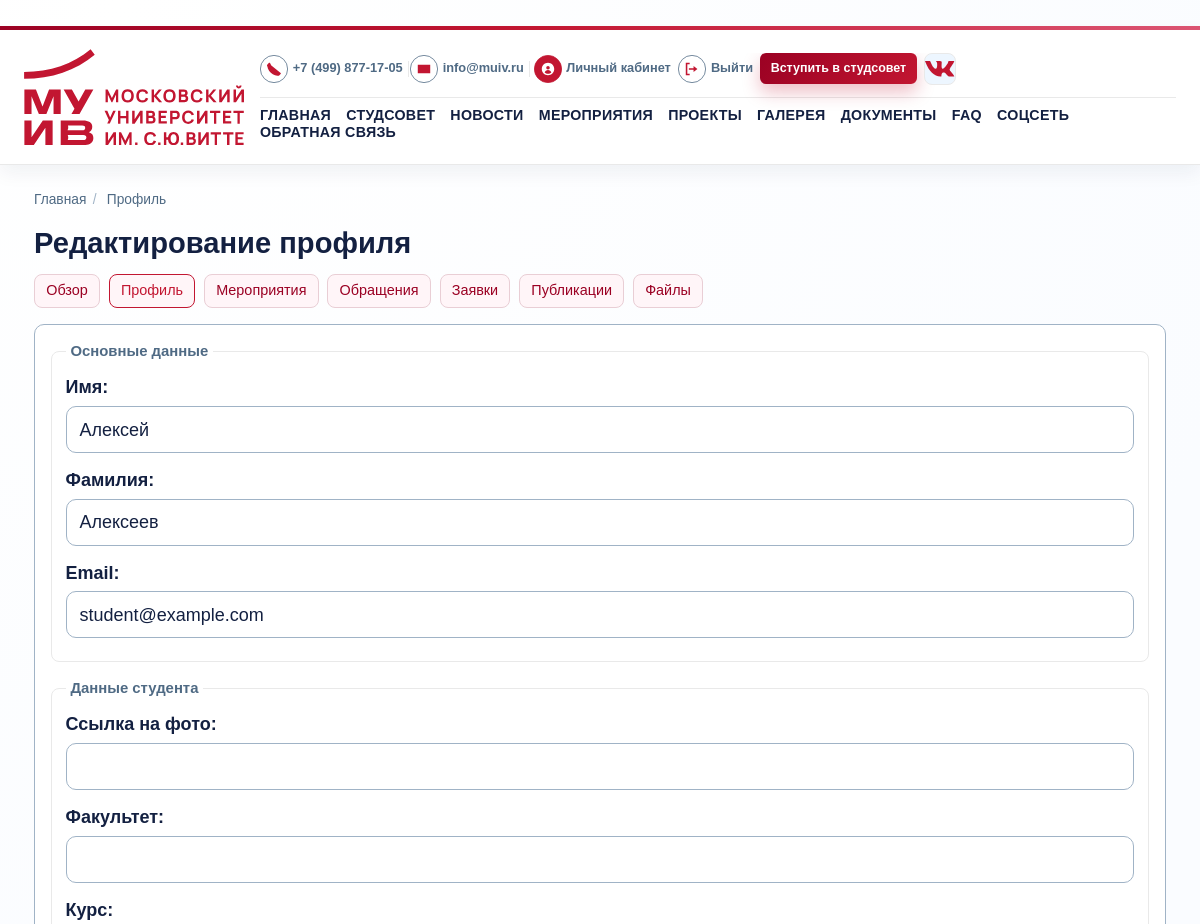
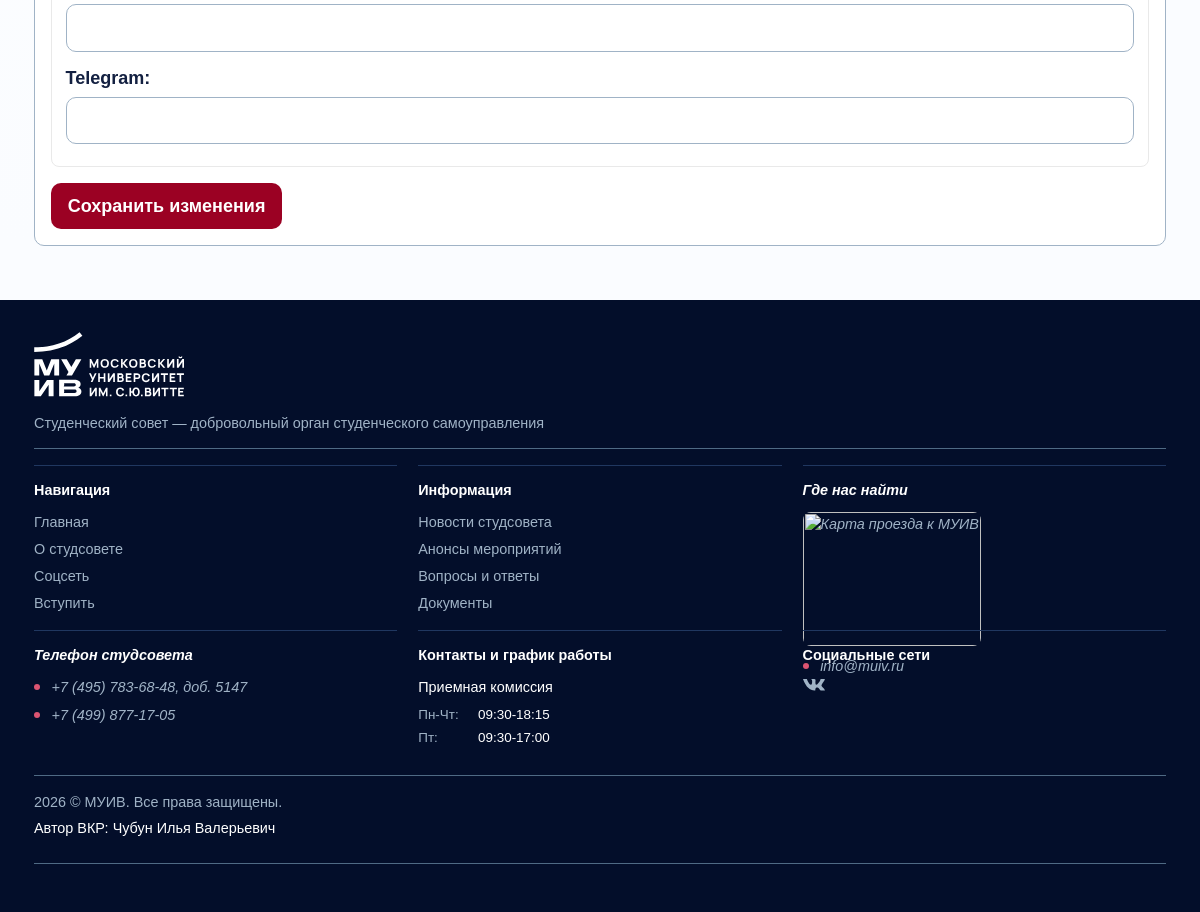
The page /cabinet/profile/ (signed in) on the database as committed earlier (2 pictures, top to bottom).
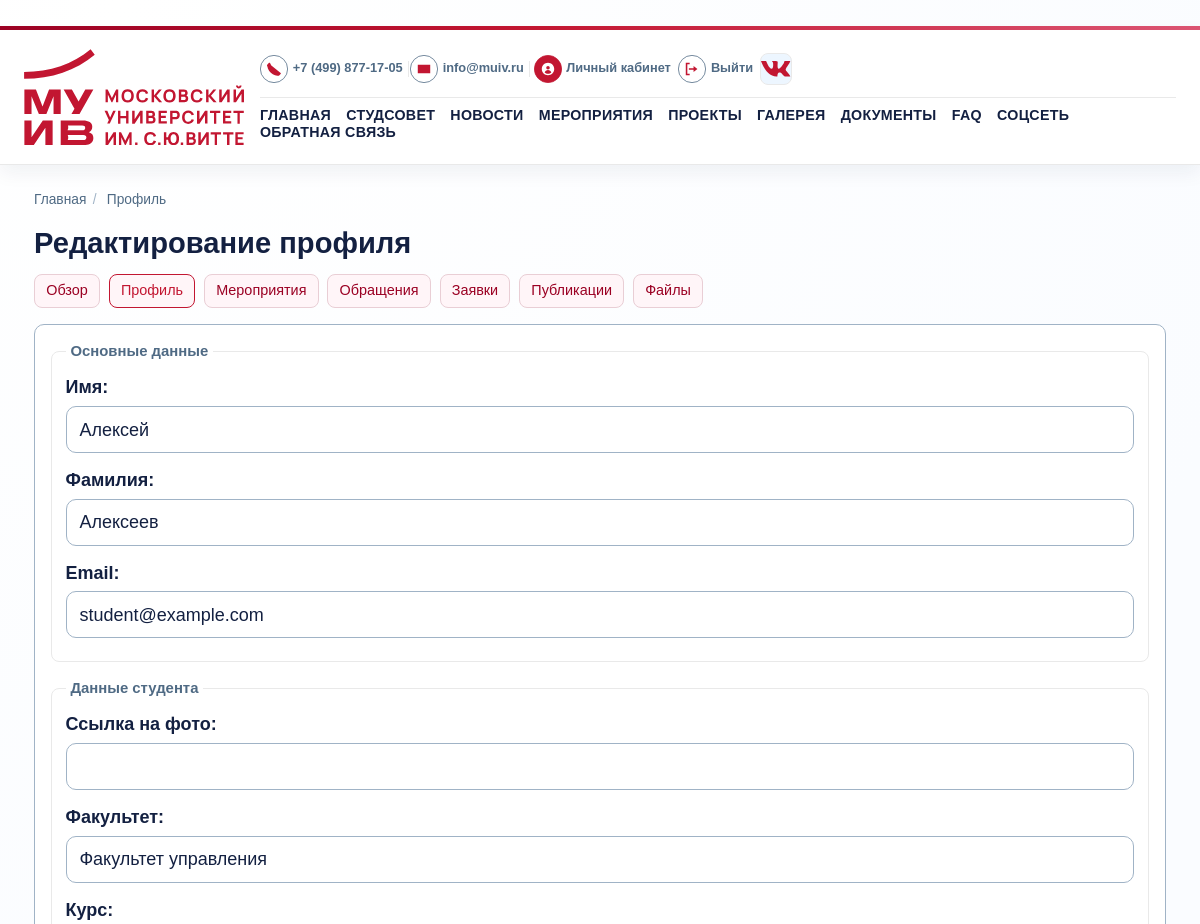
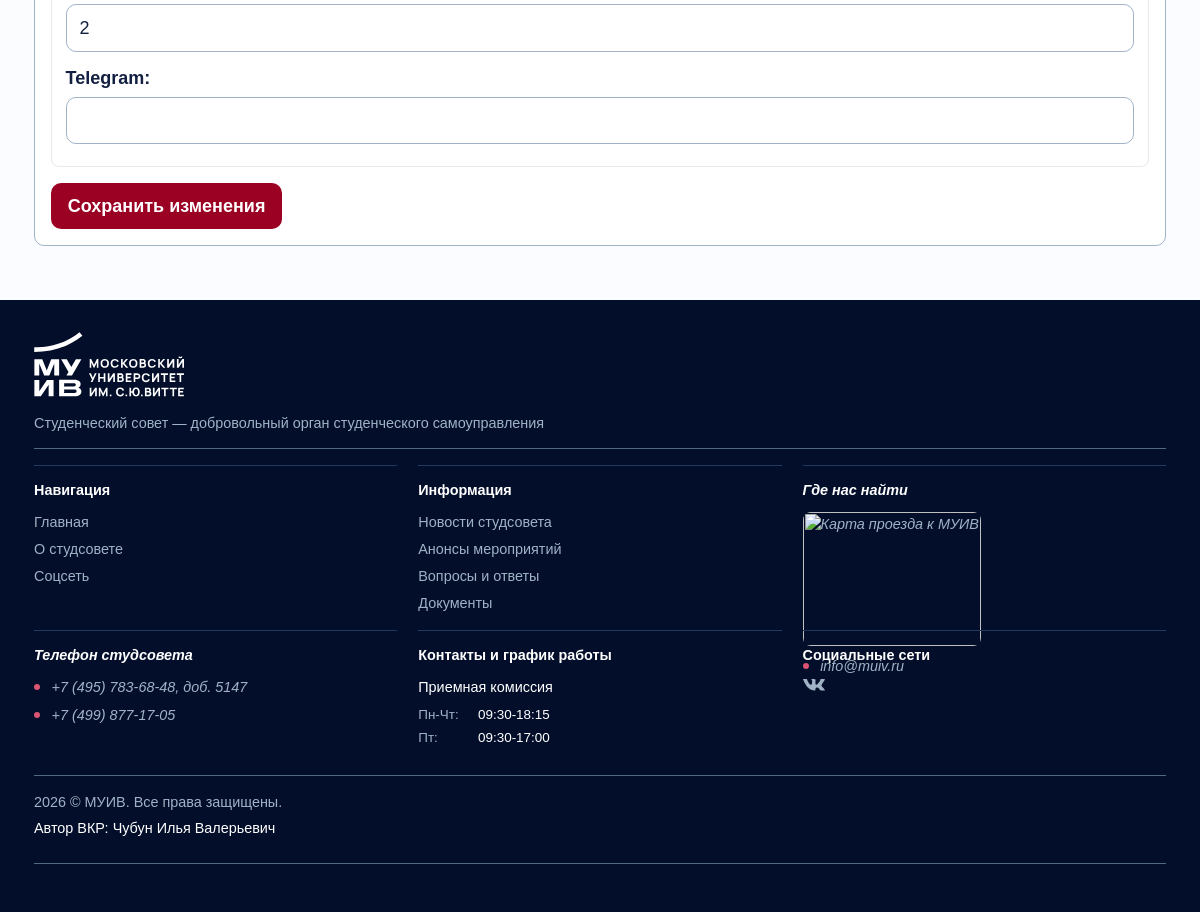
The same page on the database as committed later (2 pictures, top to bottom).
### core/models.py (models this page shows, shortened)
class UserProfile(models.Model):
    ROLE_ADMIN = "admin"
    ROLE_MANAGER = "manager"
    ROLE_STUDENT = "student"
    ROLE_CHOICES = (
        (ROLE_ADMIN, "Администратор"),
        (ROLE_MANAGER, "Менеджер"),
        (ROLE_STUDENT, "Студент"),
    )
    user = models.OneToOneField(settings.AUTH_USER_MODEL, on_delete=models.CASCADE, related_name="profile")
    role = models.CharField(max_length=20, choices=ROLE_CHOICES, default=ROLE_STUDENT)
    photo_url = models.URLField(blank=True)
    faculty = models.CharField(max_length=120, blank=True)
    course = models.CharField(max_length=20, blank=True)
    telegram = models.CharField(max_length=60, blank=True)

### core/views/cabinet_views.py (the view)
# urls.py: path("cabinet/profile/", views.profile_edit, name="profile_edit"),
@login_required
def profile_edit(request):
    profile, _ = UserProfile.objects.get_or_create(user=request.user)
    if request.method == "POST":
        user_form = UserUpdateForm(request.POST, instance=request.user)
        profile_form = ProfileUpdateForm(request.POST, instance=profile)
        if user_form.is_valid() and profile_form.is_valid():
            user_form.save()
            profile_form.save()
            messages.success(request, "Профиль обновлен.")
            return redirect("core:profile_edit")
    else:
        user_form = UserUpdateForm(instance=request.user)
        profile_form = ProfileUpdateForm(instance=profile)
    return render(
        request,
        "core/profile_edit.html",
        {"user_form": user_form, "profile_form": profile_form},
    )

### core/forms.py
class UserUpdateForm(forms.ModelForm):
    class Meta:
        model = User
        fields = ("first_name", "last_name", "email")
        labels = {
            "first_name": "Имя",
            "last_name": "Фамилия",
            "email": "Email",
        }

class ProfileUpdateForm(forms.ModelForm):
    class Meta:
        model = UserProfile
        fields = ("photo_url", "faculty", "course", "telegram")
        labels = {
            "photo_url": "Ссылка на фото",
            "faculty": "Факультет",
            "course": "Курс",
            "telegram": "Telegram",
        }

### core/context_processors.py (called while the page is built)
def _resolve_menu(items):
    resolved = []
    for view_name, label in items:
        try:
            url = reverse(view_name)
        except NoReverseMatch:
            continue
        resolved.append({"view_name": view_name, "label": label, "url": url})
    return resolved

### core/permissions.py (called while the page is built)
def get_user_role(user):
    if not user.is_authenticated:
        return None
    profile = getattr(user, "profile", None)
    if profile:
        return profile.role
    return UserProfile.ROLE_STUDENT

### templates/core/profile_edit.html (shortened to what this page needs)
﻿{% extends "base.html" %}
{% block content %}
<h1>Редактирование профиля</h1>
<nav class="page-nav">
    {% for item in cabinet_menu %}
        <a href="{{ item.url }}" class="{% if request.resolver_match.view_name == item.view_name %}is-active{% endif %}">
            {{ item.label }}
        </a>
    {% endfor %}
</nav>
<form method="post" class="form">
    <fieldset>
        <legend>Основные данные</legend>
        {{ user_form.as_p }}
    </fieldset>
    <fieldset>
        <legend>Данные студента</legend>
        {{ profile_form.as_p }}
    </fieldset>
    <button type="submit">Сохранить изменения</button>
</form>
{% endblock %}

Rows that differ between the two databases and show on the page:
changed UserProfile: faculty (not shown) → "Факультет управления"; course (not shown) → "2"
Other text that changed with them:
text no longer shown: "Вступить в студсовет Вступить"
